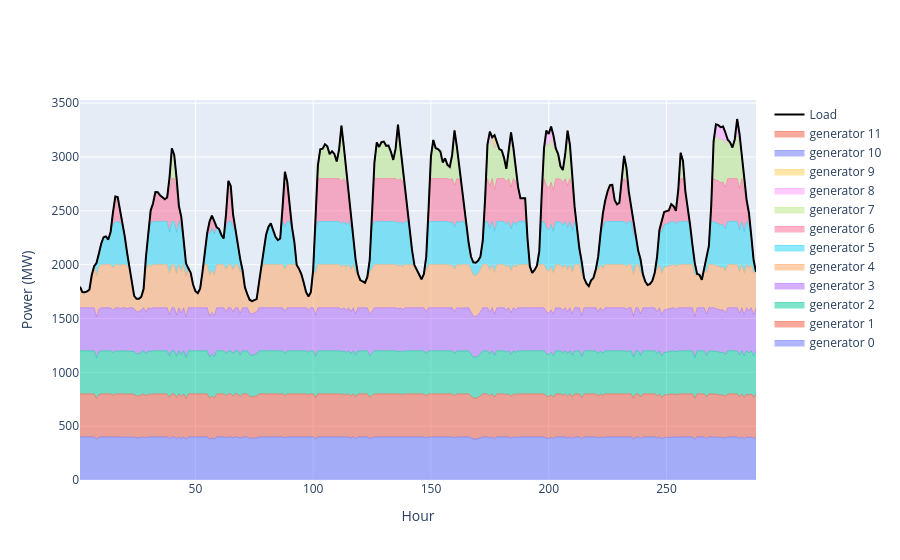

Notebook source saved alongside this figure:
### Code cell
solar = setup_solar_bids(1000)
wind = setup_wind_bids(1000)
variable_bids = pd.concat([solar,wind])
st = Setup()

a = [st.units(1, "generator", 30*4, 100*4, i+20, 0, 100*4, 2, True, 0) for i in range(int(50/4))] 
# a += [st.units(1, "balancing", 0, 1000, 100, 0, 5000, 0, True, 0) for _ in range(1)] 
# a += [st.units(1, "balancing", 0, 1000, 100, 0, 5000, 0, True, 0) for _ in range(1)] 


st.setup_generator_bids(a)
mo = Market(st.original_bids, st.load_schedule.iloc[0:24*6*2])
mo.start()
chart(mo.logs)

### Figure 1 — Plotly figure (JSON) as saved in the notebook; plotly's stock layout.template omitted (floating-point values rounded to 4 significant figures; data arrays with more than 128 entries replaced by an {"elided": "..."} marker saying what was removed)
{"data": [{"line": {"width": 0.5}, "mode": "lines", "name": "generator 0", "stackgroup": "one", "type": "scatter", "x": {"elided": "288 int values"}, "y": {"elided": "288 float values"}}, {"line": {"width": 0.5}, "mode": "lines", "name": "generator 1", "stackgroup": "one", "type": "scatter", "x": {"elided": "288 int values"}, "y": {"elided": "288 float values"}}, {"line": {"width": 0.5}, "mode": "lines", "name": "generator 2", "stackgroup": "one", "type": "scatter", "x": {"elided": "288 int values"}, "y": {"elided": "288 float values"}}, {"line": {"width": 0.5}, "mode": "lines", "name": "generator 3", "stackgroup": "one", "type": "scatter", "x": {"elided": "288 int values"}, "y": {"elided": "288 float values"}}, {"line": {"width": 0.5}, "mode": "lines", "name": "generator 4", "stackgroup": "one", "type": "scatter", "x": {"elided": "288 int values"}, "y": {"elided": "288 float values"}}, {"line": {"width": 0.5}, "mode": "lines", "name": "generator 5", "stackgroup": "one", "type": "scatter", "x": {"elided": "288 int values"}, "y": {"elided": "288 float values"}}, {"line": {"width": 0.5}, "mode": "lines", "name": "generator 6", "stackgroup": "one", "type": "scatter", "x": {"elided": "288 int values"}, "y": {"elided": "288 float values"}}, {"line": {"width": 0.5}, "mode": "lines", "name": "generator 7", "stackgroup": "one", "type": "scatter", "x": {"elided": "288 int values"}, "y": {"elided": "288 float values"}}, {"line": {"width": 0.5}, "mode": "lines", "name": "generator 8", "stackgroup": "one", "type": "scatter", "x": {"elided": "288 int values"}, "y": {"elided": "288 float values"}}, {"line": {"width": 0.5}, "mode": "lines", "name": "generator 9", "stackgroup": "one", "type": "scatter", "x": {"elided": "288 int values"}, "y": {"elided": "288 float values"}}, {"line": {"width": 0.5}, "mode": "lines", "name": "generator 10", "stackgroup": "one", "type": "scatter", "x": {"elided": "288 int values"}, "y": {"elided": "288 float values"}}, {"line": {"width": 0.5}, "mode": "lines", "name": "generator 11", "stackgroup": "one", "type": "scatter", "x": {"elided": "288 int values"}, "y": {"elided": "288 float values"}}, {"line": {"color": "black", "width": 2}, "mode": "lines", "name": "Load", "type": "scatter", "x": {"elided": "288 int values"}, "y": {"elided": "288 float values"}}], "layout": {"xaxis": {"title": {"text": "Hour"}}, "yaxis": {"title": {"text": "Power (MW)"}}}}
